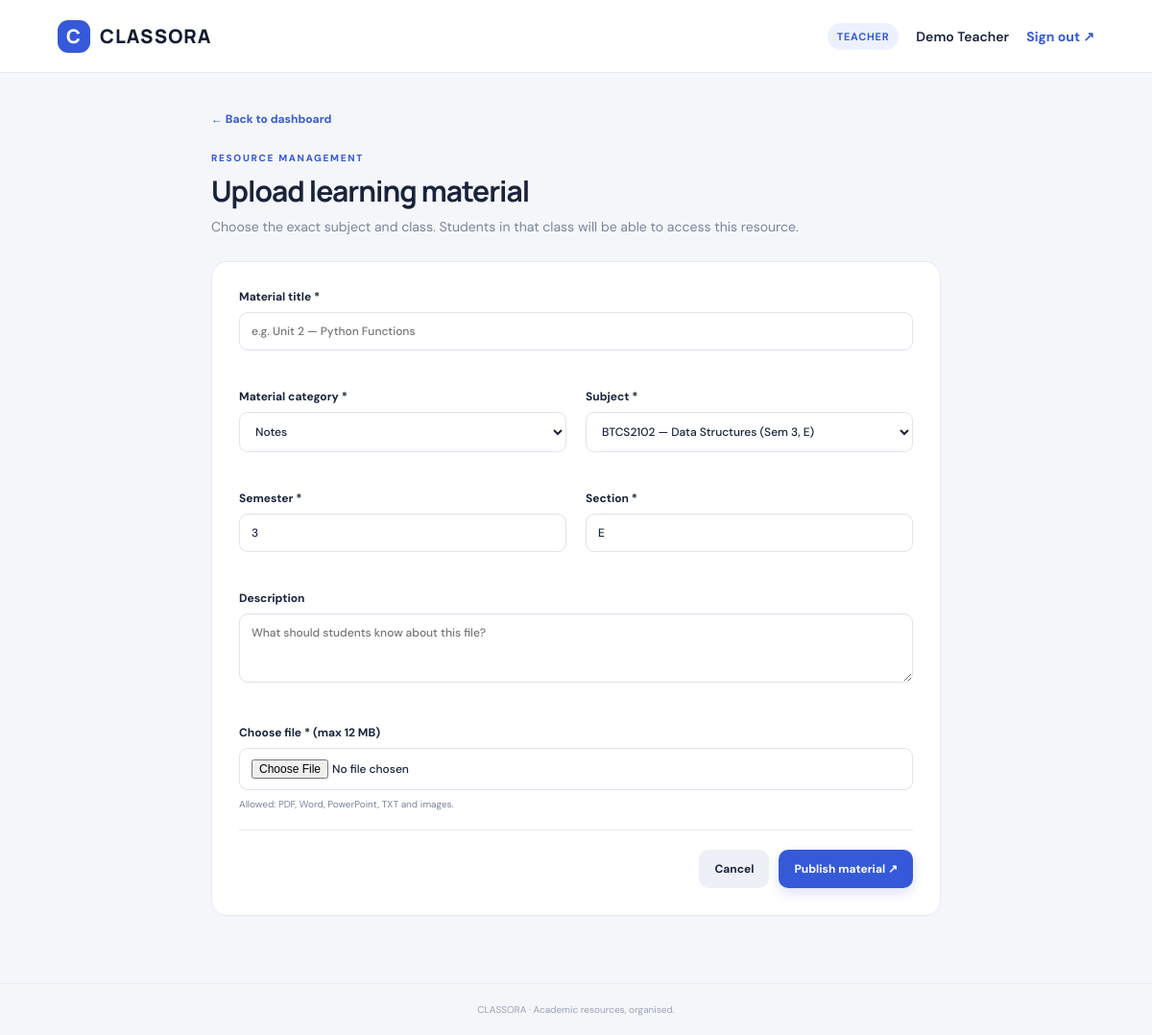
Screenshot of /upload (signed in) with the database file from the repository.
### tables this page shows
CREATE TABLE users (
            id INTEGER PRIMARY KEY AUTOINCREMENT,
            name TEXT NOT NULL,
            email TEXT NOT NULL UNIQUE,
            password_hash TEXT NOT NULL,
            role TEXT NOT NULL CHECK(role IN ('teacher','student','admin')),
            semester TEXT NOT NULL DEFAULT '3',
            section TEXT NOT NULL DEFAULT 'E'
        );

CREATE TABLE subjects (
            id INTEGER PRIMARY KEY AUTOINCREMENT,
            name TEXT NOT NULL,
            code TEXT NOT NULL UNIQUE,
            semester TEXT NOT NULL,
            section TEXT NOT NULL,
            teacher_id INTEGER,
            FOREIGN KEY(teacher_id) REFERENCES users(id)
        );

### app.py (the view, shortened to what this page needs)
@app.route("/upload", methods=["GET", "POST"])
@login_required
@roles_required("teacher", "admin")
def upload():
    user = current_user()
    subjects = list_subjects(user)
    return render_template("upload.html", subjects=subjects)

### app.py (called while the page is built)
def current_user():
    if "user_id" not in session:
        return None
    with connect() as db:
        return db.execute("SELECT * FROM users WHERE id=?", (session["user_id"],)).fetchone()

def login_required(fn):
    @wraps(fn)
    def wrapper(*args, **kwargs):
        if current_user() is None:
            flash("Please sign in to continue.", "warning")
            return redirect(url_for("login"))
        return fn(*args, **kwargs)
    return wrapper

def roles_required(*roles):
    def decorator(fn):
        @wraps(fn)
        def wrapper(*args, **kwargs):
            user = current_user()
            if not user:
                return redirect(url_for("login"))
            if user["role"] not in roles:
                abort(403)
            return fn(*args, **kwargs)
        return wrapper
    return decorator

@app.context_processor
def inject_globals():
    return {"current_user": current_user(), "categories": CATEGORIES}

### database.py (called while the page is built)
def connect():
    conn = sqlite3.connect(DB_PATH)
    conn.row_factory = sqlite3.Row
    conn.execute("PRAGMA foreign_keys = ON")
    return conn

def list_subjects(user):
    with connect() as db:
        if user["role"] == "teacher":
            return db.execute("SELECT * FROM subjects WHERE teacher_id=? ORDER BY name", (user["id"],)).fetchall()
        return db.execute("SELECT * FROM subjects WHERE semester=? AND section=? ORDER BY name",
                          (user["semester"], user["section"])).fetchall()

### templates/upload.html
{% extends "base.html" %}{% block title %}Upload material · CLASSORA{% endblock %}{% block content %}<div class="form-wrap"><a class="back" href="{{ url_for('index') }}">← Back to dashboard</a><div class="eyebrow">RESOURCE MANAGEMENT</div><h1>Upload learning material</h1><p class="muted">Choose the exact subject and class. Students in that class will be able to access this resource.</p><section class="panel form-panel"><form method="post" enctype="multipart/form-data"><div class="form-grid"><div class="field wide"><label>Material title *</label><input name="title" required maxlength="160" placeholder="e.g. Unit 2 — Python Functions"></div><div class="field"><label>Material category *</label><select name="category" required>{% for c in categories %}<option value="{{ c }}">{{ c }}</option>{% endfor %}</select></div><div class="field"><label>Subject *</label><select name="subject_id" required>{% for s in subjects %}<option value="{{ s['id'] }}">{{ s['code'] }} — {{ s['name'] }} (Sem {{ s['semester'] }}, {{ s['section'] }})</option>{% endfor %}</select></div><div class="field"><label>Semester *</label><input name="semester" value="{{ subjects[0]['semester'] if subjects else '3' }}" required></div><div class="field"><label>Section *</label><input name="section" value="{{ subjects[0]['section'] if subjects else 'E' }}" required maxlength="10"></div><div class="field wide"><label>Description</label><textarea name="description" rows="3" placeholder="What should students know about this file?"></textarea></div><div class="field wide"><label>Choose file * (max 12 MB)</label><input type="file" name="file" required accept=".pdf,.doc,.docx,.ppt,.pptx,.txt,.png,.jpg,.jpeg"><small>Allowed: PDF, Word, PowerPoint, TXT and images.</small></div></div><div class="form-actions"><a class="btn secondary" href="{{ url_for('index') }}">Cancel</a><button class="btn primary" type="submit">Publish material ↗</button></div></form></section></div>{% endblock %}

### templates/base.html
<!doctype html>
<html lang="en"><head><meta charset="utf-8"><meta name="viewport" content="width=device-width, initial-scale=1">
<title>{% block title %}CLASSORA{% endblock %}</title><link rel="stylesheet" href="{{ url_for('static', filename='style.css') }}"></head>
<body><nav class="nav"><a class="brand" href="{{ url_for('index') }}"><span class="brand-mark">C</span> CLASSORA</a>
{% if current_user %}<div class="nav-right"><span class="role">{{ current_user['role']|title }}</span><span class="nav-name">{{ current_user['name'] }}</span><a class="nav-link" href="{{ url_for('logout') }}">Sign out ↗</a></div>{% endif %}</nav>
<main class="wrap">{% with messages = get_flashed_messages(with_categories=true) %}{% if messages %}{% for category, message in messages %}<div class="flash {{ category }}">{{ message }}</div>{% endfor %}{% endif %}{% endwith %}
{% block content %}{% endblock %}</main><footer>CLASSORA · Academic resources, organised.</footer></body></html>

### static/style.css (style rules this page uses)
:root { --navy:#111a31;--blue:#3559d8;--cyan:#d9f3ef;--bg:#f4f6fa;--ink:#19233a;--muted:#7b8498;--line:#e6eaf1;--white:#fff;--yellow:#ffd36a }
* { box-sizing:border-box }
body { margin:0;background:var(--bg);color:var(--ink);font-family:'DM Sans',sans-serif;font-size:14px }
.nav { height:76px;background:#fff;border-bottom:1px solid var(--line);display:flex;align-items:center;justify-content:space-between;padding:0 max(calc((100% - 1200px)/2),5%) }
.brand { font-family:Manrope,sans-serif;font-weight:800;letter-spacing:1px;color:var(--navy);font-size:20px;text-decoration:none;display:flex;align-items:center;gap:10px }
.brand-mark { display:grid;place-items:center;background:var(--blue);color:#fff;width:34px;height:34px;border-radius:11px }
.nav-right { display:flex;align-items:center;gap:18px }
.role { background:#edf1ff;color:var(--blue);font-size:11px;text-transform:uppercase;letter-spacing:.7px;font-weight:700;padding:7px 10px;border-radius:20px }
.nav-name { font-weight:600 }
.nav-link,.back { color:var(--blue);text-decoration:none;font-weight:700 }
.wrap { max-width:1200px;margin:38px auto 70px;padding:0 24px }
.eyebrow { font-size:10px;letter-spacing:1.7px;font-weight:800;color:var(--blue);margin-bottom:10px }
.welcome h1,.form-wrap h1 { font-family:Manrope,sans-serif;font-size:30px;line-height:1.2;letter-spacing:-1px;margin:0 0 8px }
.muted { color:var(--muted);line-height:1.6;margin:0 }
.btn { display:inline-flex;align-items:center;justify-content:center;border:0;border-radius:10px;padding:12px 16px;font:700 12px 'DM Sans',sans-serif;text-decoration:none;cursor:pointer;white-space:nowrap }
.primary { background:var(--blue);color:white;box-shadow:0 5px 12px #3559d82b }
.secondary { background:#edf0f6;color:var(--ink) }
.stat,.panel { background:#fff;border:1px solid var(--line);border-radius:16px }
.panel { padding:23px }
input,select,textarea { width:100%;border:1px solid #dfe4ed;background:#fff;border-radius:9px;padding:11px 12px;font:500 12px 'DM Sans',sans-serif;color:var(--ink);outline:none }
label { display:block;font-size:12px;font-weight:700;margin:0 0 8px }
.form-wrap { max-width:760px;margin:0 auto }
.back { display:inline-block;margin-bottom:26px;font-size:12px }
.form-wrap h1 { margin-bottom:8px }
.form-panel { margin-top:25px;padding:28px }
.form-grid { display:grid;grid-template-columns:1fr 1fr;gap:20px }
.field { margin-bottom:20px }
.field.wide { grid-column:1/-1 }
.field small { display:block;color:var(--muted);font-size:10px;margin-top:8px }
.form-actions { display:flex;justify-content:flex-end;gap:10px;border-top:1px solid var(--line);padding-top:20px }
footer { text-align:center;color:#9aa2b2;font-size:10px;padding:20px;border-top:1px solid var(--line) }

### rows the page displays
users: role "TEACHER", name "Demo Teacher"
subjects: semester "3", section "E"

### other values shown
form field category "Notes"
form field subject_id "BTCS2102 — Data Structures (Sem 3, E)"
